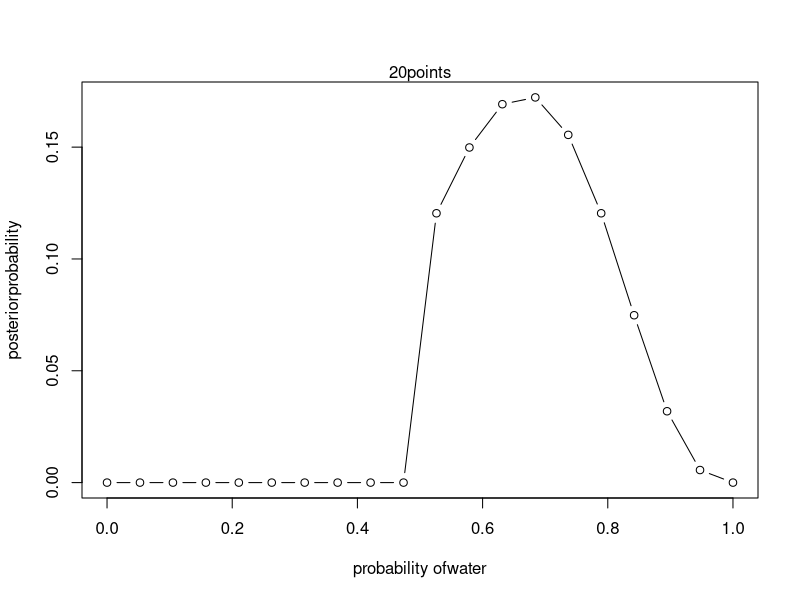

The R source for this figure:
## ---- chunk 1
require("knitr")

## setting working directory
opts_chunk$set(echo = FALSE, warning=FALSE, message = FALSE)

library(ggplot2)
library(tidyverse)
library(dplyr)
library(kableExtra)

# The palette with black - Used in Graphs with :
cbp1 <- c("#999999", "#E69F00", "#56B4E9", "#009E73",
          "#F0E442", "#0072B2", "#D55E00", "#CC79A7")
cbp2 <- c("#000000", "#E69F00", "#56B4E9", "#009E73",
          "#F0E442", "#0072B2", "#D55E00", "#CC79A7")
cbp3 <- c("#FFDB6D", "#C4961A", "#F4EDCA", "#D16103", 
          "#C3D7A4", "#52854C", "#4E84C4", "#293352")
## ---- chunk 2
# definegrid
p_grid <-seq(from=0,to=1,length.out=20)

# defineprior
#prior <-rep(1,20)
prior <-ifelse(p_grid<0.5,0,1)

# computelikelihoodateachvalueingrid
likelihood <-dbinom(6,size=9,prob=p_grid)

# computeproductoflikelihoodandprior
unstd.posterior <-likelihood*prior

# standardizetheposterior,soitsumsto1
posterior <-unstd.posterior/sum(unstd.posterior)
## ---- chunk 3
plot( p_grid,posterior,type="b",
xlab="probability ofwater",ylab="posteriorprobability")
mtext( "20points")
